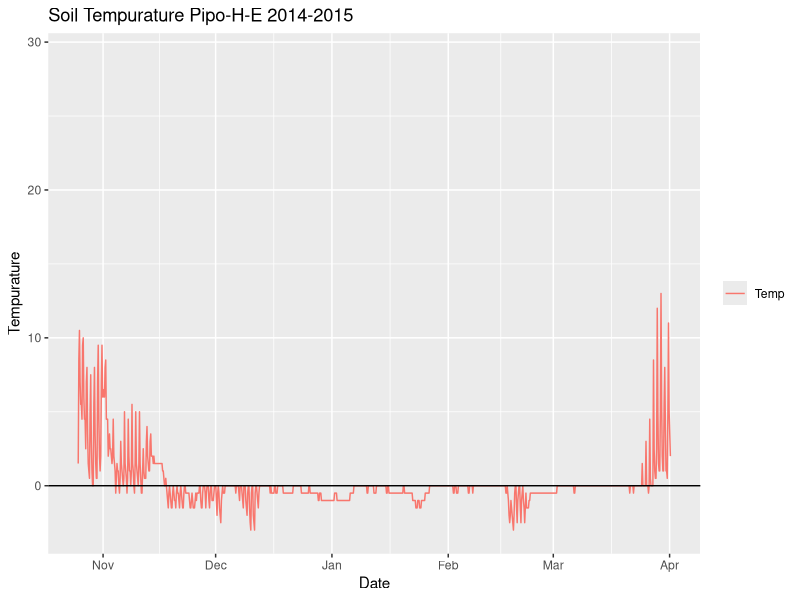
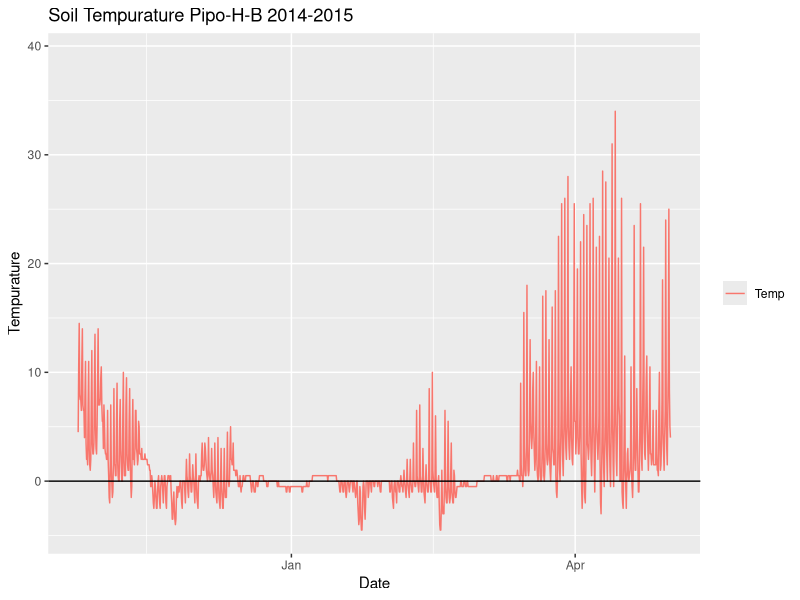
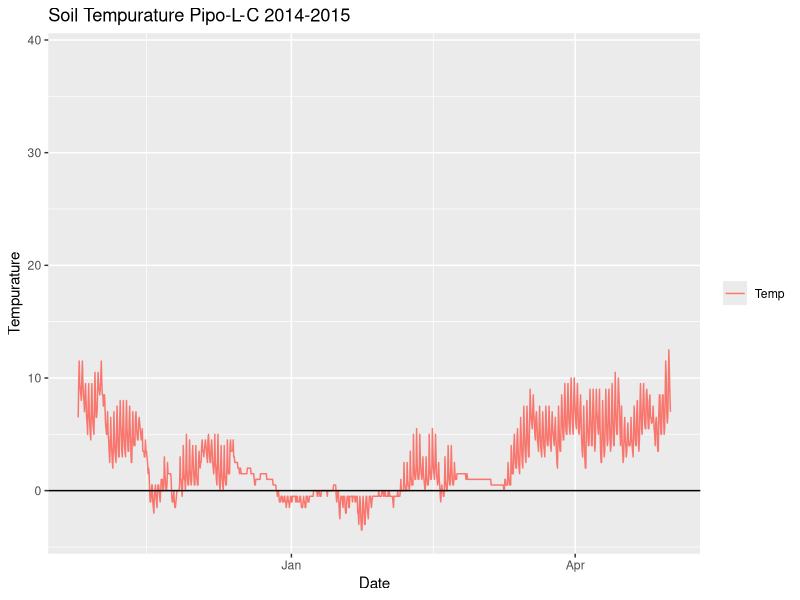
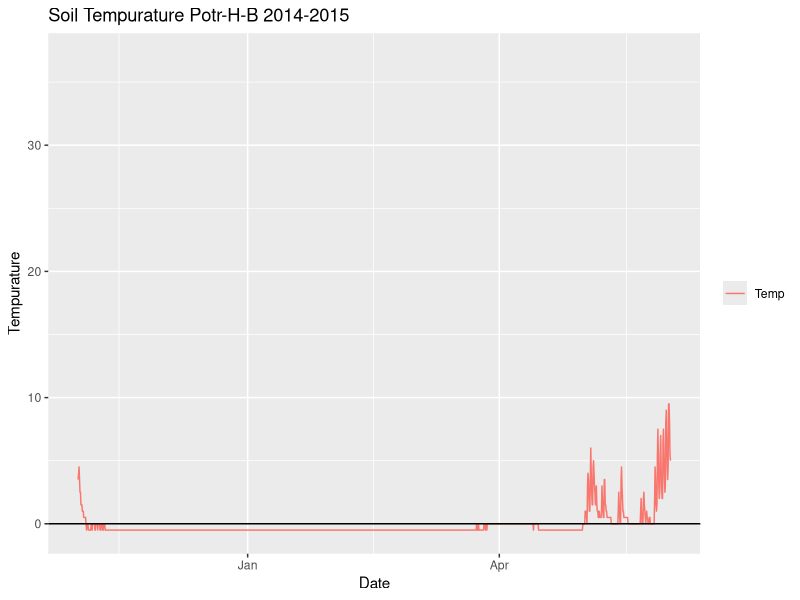
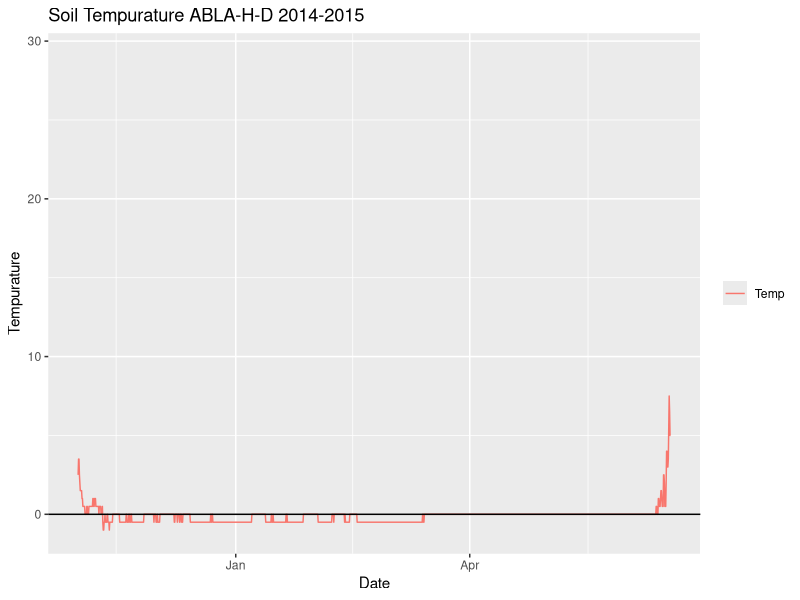
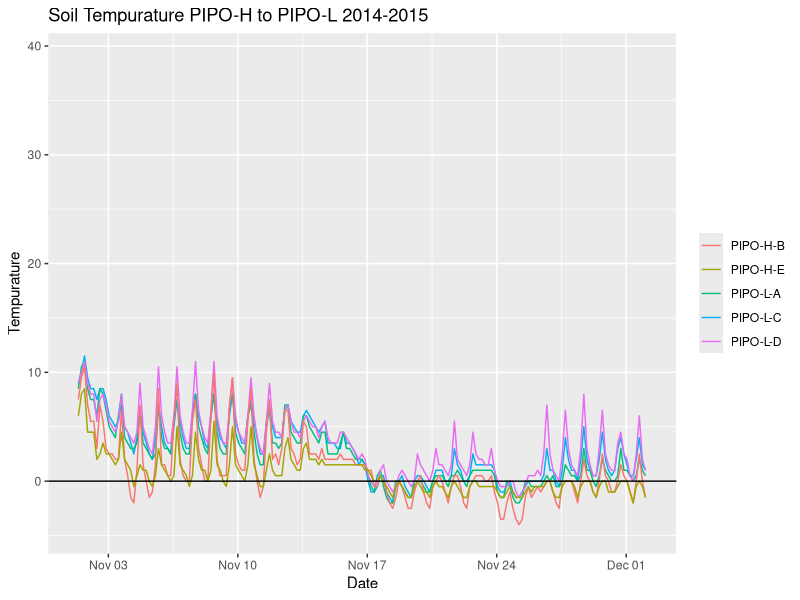

The R script that drew these images, in order: (Note: this script raises an error after producing the figures.)
## ---- chunk 1
library(tidyverse)
library(ggplot2)
library(lubridate)
library(readr)
Sys.setenv(TZ='America/Denver')
## ---- chunk 2
#PIPO Plots
Pipo.H.E.2014_15 <- read_csv("CO_soil_temps/2014-2015/T11L_14_PIPO-H-E_091314-XXXXXX_soil.csv",skip=13) %>%
  rename('Temp'='Value','Date.Time'='Date/Time') %>%
  select(-c(Unit))
Pipo.H.E.2014_15$Date.Time<-format(strptime(Pipo.H.E.2014_15$Date.Time, '%m/%d/%y %I:%M:%S %p'), format='%Y/%m/%d %H:%M %p')
Pipo.H.E.2014_15$Date.Time<-as_datetime(ymd_hm(Pipo.H.E.2014_15$Date.Time))

Pipo.H.B.2014_15 <- read_csv('CO_soil_temps/2014-2015/T49L_14_PIPO-H-B_091314-XXXXXX_soil.csv',skip=13)%>%
  rename('Temp'='Value','Date.Time'='Date/Time') %>%
  select(-c(Unit))
Pipo.H.B.2014_15$Date.Time<-format(strptime(Pipo.H.B.2014_15$Date.Time, '%m/%d/%y %I:%M:%S %p'), format='%Y/%m/%d %H:%M %p')
Pipo.H.B.2014_15$Date.Time<-as_datetime(ymd_hm(Pipo.H.B.2014_15$Date.Time))

Pipo.L.C.2014_15 <- read_csv('CO_soil_temps/2014-2015/T50L_14_PIPO-L-C_062014-XXXXXX_soil.csv',skip=13)%>%
  rename('Temp'='Value','Date.Time'='Date/Time') %>%
  select(-c(Unit))
Pipo.L.C.2014_15$Date.Time<-format(strptime(Pipo.L.C.2014_15$Date.Time, '%m/%d/%y %I:%M:%S %p'), format='%Y/%m/%d %H:%M %p')
Pipo.L.C.2014_15$Date.Time<-as_datetime(ymd_hm(Pipo.L.C.2014_15$Date.Time))

Pipo.L.D.2014_15 <- read_csv('CO_soil_temps/2014-2015/T59L_14_PIPO-L-D_070314-XXXXXX_soil.csv',skip=13)%>%
  rename('Temp'='Value','Date.Time'='Date/Time') %>%
  select(-c(Unit))
Pipo.L.D.2014_15$Date.Time<-format(strptime(Pipo.L.D.2014_15$Date.Time, '%m/%d/%y %I:%M:%S %p'), format='%Y/%m/%d %H:%M %p')
Pipo.L.D.2014_15$Date.Time<-as_datetime(ymd_hm(Pipo.L.D.2014_15$Date.Time))

Pipo.L.A.2014_15 <- read_csv('CO_soil_temps/2014-2015/T63L_14_PIPO-L-A_091314-XXXXXX_soil.csv',skip=13)%>%
  rename('Temp'='Value','Date.Time'='Date/Time') %>%
  select(-c(Unit))
Pipo.L.A.2014_15$Date.Time<-format(strptime(Pipo.L.A.2014_15$Date.Time, '%m/%d/%y %I:%M:%S %p'), format='%Y/%m/%d %H:%M %p')
Pipo.L.A.2014_15$Date.Time<-as_datetime(ymd_hm(Pipo.L.A.2014_15$Date.Time))

#POTR Plots
Potr.H.B.2014_15 <- read_csv('CO_soil_temps/2014-2015/T28L_14_POTR-H-B_070314-063015_soil.csv',skip=13)%>%
  rename('Temp'='Value','Date.Time'='Date/Time') %>%
  select(-c(Unit))
Potr.H.B.2014_15$Date.Time<-format(strptime(Potr.H.B.2014_15$Date.Time, '%m/%d/%y %I:%M:%S %p'), format='%Y/%m/%d %H:%M %p')
Potr.H.B.2014_15$Date.Time<-as_datetime(ymd_hm(Potr.H.B.2014_15$Date.Time))

Potr.H.A.2014_15 <- read_csv('CO_soil_temps/2014-2015/T45L_14_POTR-H-A_062014-XXXXXX_soil.csv',skip=13)%>%
  rename('Temp'='Value','Date.Time'='Date/Time') %>%
  select(-c(Unit))
Potr.H.A.2014_15$Date.Time<-format(strptime(Potr.H.A.2014_15$Date.Time, '%m/%d/%y %I:%M:%S %p'), format='%Y/%m/%d %H:%M %p')
Potr.H.A.2014_15$Date.Time<-as_datetime(ymd_hm(Potr.H.A.2014_15$Date.Time))

#ABLA Plots
Abla.H.D.2014_15 <- read_csv('CO_soil_temps/2014-2015/T22L_14_ABLA-H-D_070314-XXXXXX_soil.csv',skip=13)%>%
  rename('Temp'='Value','Date.Time'='Date/Time') %>%
  select(-c(Unit))
Abla.H.D.2014_15$Date.Time<-format(strptime(Abla.H.D.2014_15$Date.Time, '%m/%d/%y %I:%M:%S %p'), format='%Y/%m/%d %H:%M %p')
Abla.H.D.2014_15$Date.Time<-as_datetime(ymd_hm(Abla.H.D.2014_15$Date.Time))

Abla.L.B.2014_15 <- read_csv('CO_soil_temps/2014-2015/T23L_14_ABLA-L-B_062014-XXXXXX_soil.csv',skip=13)%>%
  rename('Temp'='Value','Date.Time'='Date/Time') %>%
  select(-c(Unit))
Abla.L.B.2014_15$Date.Time<-format(strptime(Abla.L.B.2014_15$Date.Time, '%m/%d/%y %I:%M:%S %p'), format='%Y/%m/%d %H:%M %p')
Abla.L.B.2014_15$Date.Time<-as_datetime(ymd_hm(Abla.L.B.2014_15$Date.Time))
## ---- chunk 3
Soil.2014_15.All <- Abla.H.D.2014_15 %>%
  select(Date.Time)

Abla.H.D.2014_15.Temp<-as.vector(Abla.H.D.2014_15$Temp)
Abla.L.B.2014_15.Temp<-as.vector(Abla.L.B.2014_15$Temp)
Potr.H.A.2014_15.Temp<-as.vector(Potr.H.A.2014_15$Temp)
Potr.H.B.2014_15.Temp<-as.vector(Potr.H.B.2014_15$Temp)
Pipo.H.B.2014_15.Temp<-as.vector(Pipo.H.B.2014_15$Temp)
Pipo.H.E.2014_15.Temp<-as.vector(Pipo.H.E.2014_15$Temp)
Pipo.L.A.2014_15.Temp<-as.vector(Pipo.L.A.2014_15$Temp)
Pipo.L.C.2014_15.Temp<-as.vector(Pipo.L.C.2014_15$Temp)
Pipo.L.D.2014_15.Temp<-as.vector(Pipo.L.D.2014_15$Temp)

Soil.2014_15.All$Abla.H.D.2014<-Abla.H.D.2014_15.Temp
Soil.2014_15.All$Abla.L.B.2014<-Abla.L.B.2014_15.Temp
Soil.2014_15.All$Potr.H.A.2014<-Potr.H.A.2014_15.Temp
#Soil.2014_15.All$Potr.H.B.2014<-Potr.H.B.2014_15.Temp
Soil.2014_15.All$Pipo.H.B.2014<-Pipo.H.B.2014_15.Temp
Soil.2014_15.All$Pipo.H.E.2014<-Pipo.H.E.2014_15.Temp
Soil.2014_15.All$Pipo.L.A.2014<-Pipo.L.A.2014_15.Temp
Soil.2014_15.All$Pipo.L.C.2014<-Pipo.L.C.2014_15.Temp
Soil.2014_15.All$Pipo.L.D.2014<-Pipo.L.D.2014_15.Temp

## ---- chunk 4
#Plots PIPO-H to PIPO-L
ggplot(Pipo.H.E.2014_15,aes(x=Date.Time,y=Temp,color='Temp'))+
  geom_line()+geom_abline(slope=0,intercept=0,color='black')+
  xlab('Date')+ylab('Tempurature')+ggtitle('Soil Tempurature Pipo-H-E 2014-2015')+
  scale_x_datetime(limits=c(as.POSIXct('2014-10-25 01:01:00'),as.POSIXct('2015-4-01 01:01:00')))+
  theme(legend.title=element_blank())

ggplot(Pipo.H.B.2014_15,aes(x=Date.Time,y=Temp,color='Temp'))+
  geom_line()+geom_abline(slope=0,intercept=0,color='black')+
  xlab('Date')+ylab('Tempurature')+ggtitle('Soil Tempurature Pipo-H-B 2014-2015')+
  scale_x_datetime(limits=c(as.POSIXct('2014-10-25 01:01:00'),as.POSIXct('2015-5-01 01:01:00')))+
  theme(legend.title=element_blank())

ggplot(Pipo.L.C.2014_15,aes(x=Date.Time,y=Temp,color='Temp'))+
  geom_line()+geom_abline(slope=0,intercept=0,color='black')+
  xlab('Date')+ylab('Tempurature')+ggtitle('Soil Tempurature Pipo-L-C 2014-2015')+
  scale_x_datetime(limits=c(as.POSIXct('2014-10-25 01:01:00'),as.POSIXct('2015-5-01 01:01:00')))+
  theme(legend.title=element_blank())

#Plots POTR
ggplot(Potr.H.B.2014_15,aes(x=Date.Time,y=Temp,color='Temp'))+
  geom_line()+geom_abline(slope=0,intercept=0,color='black')+
  xlab('Date')+ylab('Tempurature')+ggtitle('Soil Tempurature Potr-H-B 2014-2015')+
  scale_x_datetime(limits=c(as.POSIXct('2014-11-01 1:01:00'),as.POSIXct('2015-06-01 1:01:00')))+
  theme(legend.title=element_blank())

#Plots ABLA
ggplot(Abla.H.D.2014_15,aes(x=Date.Time,y=Temp,color='Temp'))+
  geom_line()+geom_abline(slope=0,intercept=0,color='black')+
  xlab('Date')+ylab('Tempurature')+ggtitle('Soil Tempurature ABLA-H-D 2014-2015')+
  scale_x_datetime(limits=c(as.POSIXct('2014-11-01 1:01:00'),as.POSIXct('2015-06-17 1:01:00')))+
  theme(legend.title=element_blank())

#Multi Plots
ggplot(Soil.2014_15.All,aes(x=Date.Time))+
  geom_line(aes(y=Pipo.L.C.2014,color='PIPO-L-C'))+
  geom_line(aes(y=Pipo.L.A.2014,color='PIPO-L-A'))+
  geom_line(aes(y=Pipo.L.D.2014,color='PIPO-L-D'))+
  geom_line(aes(y=Pipo.H.B.2014,color='PIPO-H-B'))+
  geom_line(aes(y=Pipo.H.E.2014,color='PIPO-H-E'))+
  geom_abline(slope=0,intercept=0,color='black')+
  xlab('Date')+ylab('Tempurature')+ggtitle('Soil Tempurature PIPO-H to PIPO-L 2014-2015')+
  scale_x_datetime(limits=c(as.POSIXct('2014-11-01 1:01:00'),as.POSIXct('2014-12-01 21:01:00')))+
  theme(legend.title=element_blank())
## ---- chunk 5
#PIPO
Pipo.H.B.2015_16 <- read_csv('CO_soil_temps/2015-2016/T32L_14_PIPO-H-B_082515-XXXXXX_soil.csv',skip=13)%>%
  rename('Temp'='Value','Date.Time'='Date/Time') %>%
  select(-c(Unit))
Pipo.H.B.2015_16$Date.Time<-format(strptime(Pipo.H.B.2015_16$Date.Time, '%m/%d/%y %I:%M:%S %p'), format='%Y/%m/%d %H:%M %p')
Pipo.H.B.2015_16$Date.Time<-as_datetime(ymd_hm(Pipo.H.B.2015_16$Date.Time))


## ---- chunk 6
Test <- Pipo.H.B.All %>%
  select(Date.Time) %>%
  filter(Date.Time>as.POSIXct('2014-10-01 01:01:00'))%>%
  filter(Date.Time<as.POSIXct('2015-05-01 01:01:00'))
  
Test1<-Pipo.H.B.2014_15 %>%
  filter(Date.Time>as.POSIXct('2014-10-01 01:01:00')) %>%
  filter(Date.Time<as.POSIXct('2015-05-01 01:01:00')) 

Test.1<-as.vector(Test1$Temp)
Test2<-Pipo.H.B.2015_16 %>%
  filter(Date.Time>as.POSIXct('2015-10-01 01:00:00'))%>%
  filter(Date.Time<as.POSIXct('2016-04-30 1:00:00'))
  #select(-c(Date.Time=as.POSIXct('2016-02-29 01:00:00')))
  
Test.2<-as.vector(Test2$Temp)
Test$Pipo.H.B.14_15<-Test.1
Test$Pipo.H.B15_16<-Test.2
## ---- chunk 7
Pipo.H.B.All<-Pipo.H.B.2014_15 %>%
  select(Date.Time)

Pipo.H.B.2015_16.Temp<-as.vector(Pipo.H.B.2015_16$Temp)

Pipo.H.B.All$Pipo.H.B.2014_15<-Pipo.H.B.2014_15.Temp
Pipo.H.B.All$Pipo.H.B.2015_16<-Pipo.H.B.2015_16.Temp

ggplot(Pipo.H.B.All,aes(x=Date.Time))+
  geom_line(aes(y=Pipo.H.B.2014_15.Temp,color='Pipo-H-B 2014-2015'))+
  geom_line(aes(y=Pipo.H.B.2015_16.Temp,color='Pipo-H-B 2015-2016'))+
  scale_x_datetime(limits=c(as.POSIXct('2014-11-01 1:01:00'),as.POSIXct('2014-12-01 1:01:00')))+
  theme(legend.title=element_blank())

ggplot(Pipo.H.B.2015_16,aes(x=Date.Time))+
  geom_line(aes(y=Temp,color='Pipo-H-B'))+
  scale_x_datetime(limits=c(as.POSIXct('2016-02-29 1:00:00'),as.POSIXct('2016-02-29 22:00:00')))+
  theme(legend.title=element_blank())

ggplot(Test,aes(x=Date.Time))+
  geom_line(aes(y=Pipo.H.B.14_15,color='2014-2015'))+
  geom_line(aes(y=Pipo.H.B15_16,color='2015-2016'))+
  scale_x_datetime(limits=c(as.POSIXct('2014-12-15 1:00:00'),as.POSIXct('2015-01-01 1:00:00')))+
  geom_abline(slope=0,intercept=0)+
  theme(legend.title=element_blank())+
  xlab('Date')+ylab('Temp')+ggtitle('Pipo-H-B')
